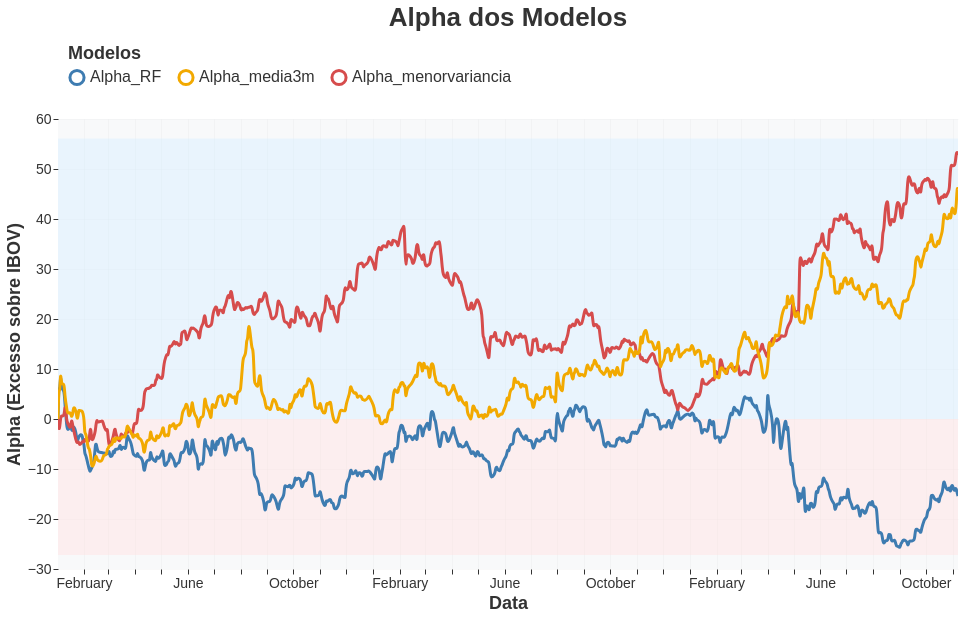

Notebook code for this chart:
### Markdown cell above
## Gráfico do Alpha

Perceba que o alpha acumulado dos melhores modelos contra o RF é especialmente relevante. Perceba que esses outros modelos são bem mais simples, e no caso do "menorvariancia" ele simplesmente esta chutando o retorno como sendo zero. Isso significa que nosso random forest perceu para o absolutamente nada, literalmente

### Code cell
grafico_alpha(df_plot1)

### Figure 1 — Vega-Lite specification as saved in the notebook (floating-point values rounded to 4 significant figures; data arrays with more than 128 entries replaced by an {"elided": "..."} marker saying what was removed)
{"config": {"view": {"continuousWidth": 300, "continuousHeight": 300, "fill": "#F8F9FA", "strokeWidth": 0}, "axis": {"domain": false, "labelColor": "#333", "tickColor": "#333", "titleColor": "#333"}, "legend": {"labelColor": "#333", "symbolStrokeWidth": 3, "symbolType": "circle", "titleColor": "#333"}}, "layer": [{"data": {"name": "data-cce7c1e404f55697e558b0321837c9a1"}, "mark": {"type": "rect", "color": "#FFE0E0", "opacity": 0.45}, "encoding": {"x": {"field": "x1", "type": "temporal"}, "x2": {"field": "x2"}, "y": {"field": "y1", "type": "quantitative"}, "y2": {"field": "y2"}}, "name": "view_10"}, {"data": {"name": "data-491554a69b65fe816962c38616cd2aef"}, "mark": {"type": "rect", "color": "#D6EDFF", "opacity": 0.45}, "encoding": {"x": {"field": "x1", "type": "temporal"}, "x2": {"field": "x2"}, "y": {"field": "y1", "type": "quantitative"}, "y2": {"field": "y2"}}}, {"data": {"name": "data-27b247c8540e7e67f5d22260897e5af0"}, "mark": {"type": "line", "interpolate": "basis", "strokeWidth": 3}, "encoding": {"color": {"field": "Modelo", "legend": {"columns": 3, "direction": "horizontal", "labelFontSize": 16, "orient": "top", "padding": 10, "symbolSize": 200, "title": "Modelos", "titleFontSize": 18}, "scale": {"range": ["#3E7CB1", "#F2A900", "#D64C4C", "#1D8348", "#7D3C98", "#CA6F1E", "#117864", "#A04000"]}, "type": "nominal"}, "opacity": {"condition": {"param": "param_33", "value": 1}, "value": 0.12}, "tooltip": [{"field": "Modelo", "type": "nominal"}, {"field": "Alpha", "format": ".4f", "title": "Alpha", "type": "quantitative"}, {"field": "Date", "format": "%d/%m/%Y", "title": "Data", "type": "temporal"}], "x": {"axis": {"grid": true, "gridColor": "#CCCCCC", "gridOpacity": 0.12, "labelAngle": 0, "labelFontSize": 14, "titleFontSize": 18}, "field": "Date", "title": "Data", "type": "temporal"}, "y": {"axis": {"grid": true, "gridColor": "#CCCCCC", "gridOpacity": 0.12, "labelFontSize": 14, "titleFontSize": 18}, "field": "Alpha", "scale": {"domain": [-27.19, 56.12]}, "title": "Alpha (Excesso sobre IBOV)", "type": "quantitative"}}, "name": "view_9"}], "height": 450, "params": [{"name": "param_33", "select": {"type": "point", "fields": ["Modelo"], "nearest": true, "on": "mouseover"}, "views": ["view_9"]}, {"name": "param_34", "select": {"type": "interval", "encodings": ["x", "y"]}, "bind": "scales", "views": ["view_10"]}], "title": {"text": "Alpha dos Modelos", "anchor": "middle", "color": "#333", "font": "Helvetica", "fontSize": 26, "fontWeight": "bold"}, "width": 900, "$schema": "https://vega.github.io/schema/vega-lite/v5.20.1.json", "datasets": {"data-cce7c1e404f55697e558b0321837c9a1": [{"y1": -27.19, "y2": 0, "x1": "2023-01-02T00:00:00", "x2": "2025-11-07T00:00:00"}], "data-491554a69b65fe816962c38616cd2aef": [{"y1": 0, "y2": 56.12, "x1": "2023-01-02T00:00:00", "x2": "2025-11-07T00:00:00"}], "data-27b247c8540e7e67f5d22260897e5af0": {"elided": "2145 records"}}}
